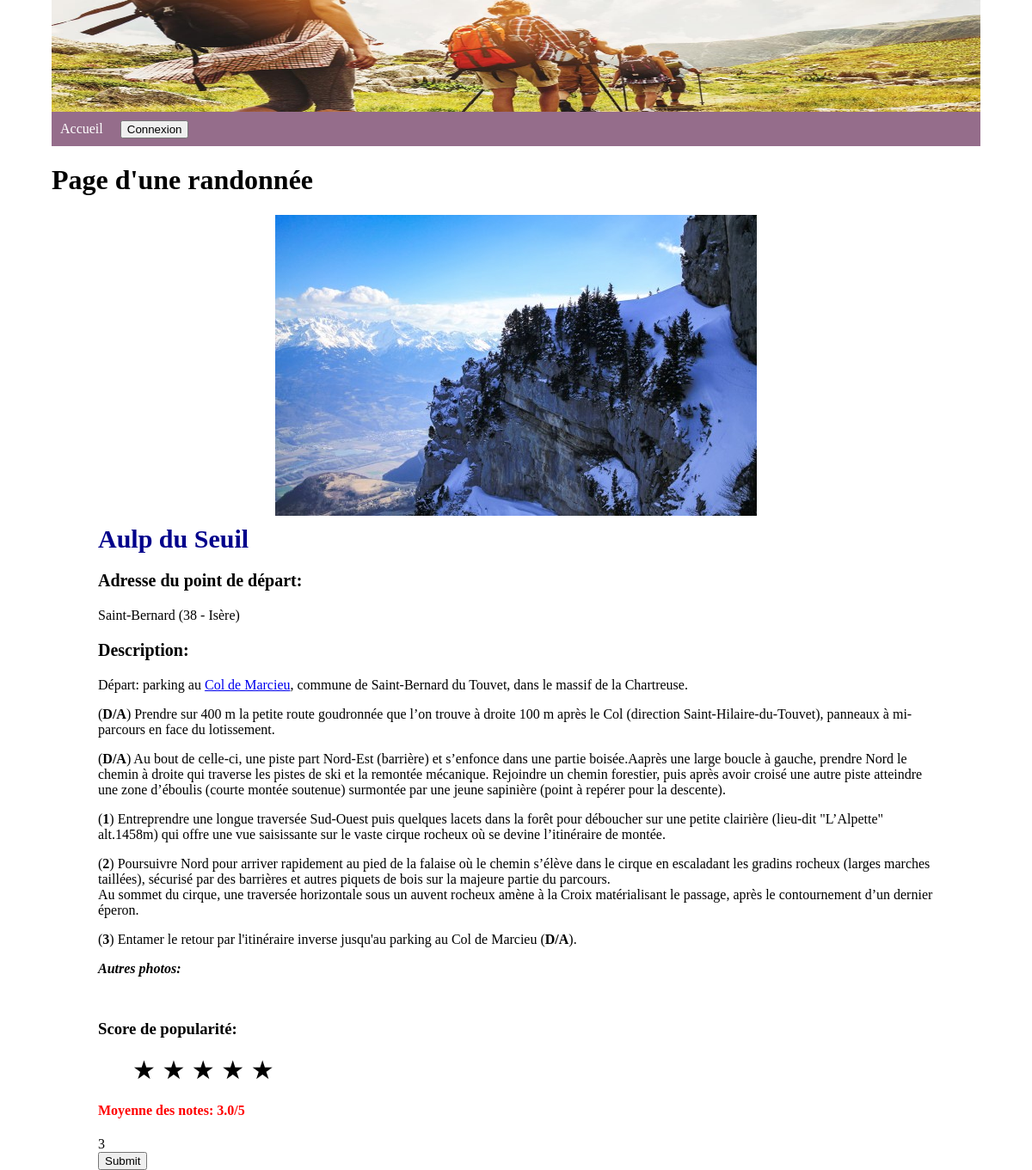
The app's page /index.php?gestion=randonner&id_randonnee=25 with its own data.
### tables this page shows
CREATE TABLE `tbl_randonnee` (
  `nomDeRandonnee` varchar(250) NOT NULL,
  `depart` varchar(250) NOT NULL,
  `description` text NOT NULL,
  `score` int(11) NOT NULL,
  `photo` varchar(50) NOT NULL,
  `id_randonnee` int(11) NOT NULL
);

### pages/main/randonner.php (the view, shortened to what this page needs)
<h1>Page d'une randonnée </h1>
<?php
$sql_uneRandonnee = "SELECT * FROM tbl_randonnee WHERE tbl_randonnee.id_randonnee='$_GET[id_randonnee]'LIMIT 1 ";
$query_uneRandonnee = mysqli_query($mysqli, $sql_uneRandonnee);
while ($row_uneRandonnee = mysqli_fetch_array($query_uneRandonnee)) {
    $id_randonnee = $row_uneRandonnee['id_randonnee'];
?>
    <div class="wrapperDetail">
        <div class="photoRandonnee">
            <img width: 100% src="../../images/<?php echo $row_uneRandonnee['photo'] ?>">
        </div>
        <div class="detailRandonnee">
            <h3><?php echo $row_uneRandonnee['nomDeRandonnee'] ?></h3>
            <p class="titre-une-randonnee">Adresse du point de départ: </p> <?php echo $row_uneRandonnee['depart'] ?>
            <p class="titre-une-randonnee">Description: </p> <?php echo $row_uneRandonnee['description'] ?>
        </div>
        <div class="scoreRandonnee">
            <h3>Score de popularité:</h3>
            <?php
            $query_rating = "SELECT ROUND(AVG(score), 1) as numRating FROM tbl_score WHERE id_randonnee=" . $id_randonnee;
            $avgresult = mysqli_query($mysqli, $query_rating);
            $fetchAverage = mysqli_fetch_array($avgresult);
            $numRating = $fetchAverage['numRating'];
            ?>
            <ul class="list-inline" title="Average Rating">
                <?php for ($count = 1; $count <= 5; $count++) : ?>
                    <?php if ($count <= round($numRating)) {
                        $color = 'color:#ffcc00;';
                    } else {
                        $color = 'color:#ccc;';
                    } ?>
                    <li title="Score de popularité"
                    id="{{$id_randonnee}} - {{$count}} "
                    data-index="{{$count}}"
                    data-randonnee_id="{{$id_randonnee}}"
                    data-score="{{round($numRating)}}"
                    class="score"
                    style="cursor: pointer; color:<?php echo $color; ?>;  font-size:30px;">
                        &#9733;
                    </li>
                <?php endfor; ?>
            </ul>
            <h4 style="color:red;"> <?php echo 'Moyenne des notes: ' . $numRating . '/5 ' ?></h4>
            <?php echo round($numRating) ?>
            <form><input type="Submit" name="Submit"></form>
        </div>
    </div>
<?php
}
?>

### css/style.css (style rules this page uses)
body { margin:0; padding: 0; }
.wrapperDetail { height: auto; width: 90%; margin:0 auto; }
.photoRandonnee { display: flex; justify-content: center; }
.detailRandonnee { float:left; width: 100%; margin-top: 10px; }
.detailRandonnee h3 { font-size: 30px; color: darkblue; margin: 0; }
.titre-une-randonnee { font-size: 20px; font-weight: bold; }
.list-inline >li { display: inline; list-style: none; text-decoration: none; }

### records on screen
tbl_randonnee: photo (picture), nomDeRandonnee "Aulp du Seuil", depart "Saint-Bernard (38 - Isère)", description "Départ: parking au Col de Marcieu , commune de Saint-Bernard du Touvet, dans le massif de la Chartreuse. ( D/A ) Prendre sur 400 m la petite route goudronnée que l’on trouve à droite 100 m après le Col (direction Saint-Hilaire-du-Touvet), panneaux à mi-parcours en face du lotissement. ( D/A ) Au bout de celle-ci, une piste part Nord-Est (barrière) et s’enfonce dans une partie boisée.Aaprès une large boucle à gauche, prendre Nord le chemin à droite qui traverse les pistes de ski et la remontée mécanique. Rejoindre un chemin forestier, puis après avoir croisé une autre piste atteindre une zone d’éboulis (courte montée soutenue) surmontée par une jeune sapinière (point à repérer pour la…", numRating "3.0", numRating "3"
